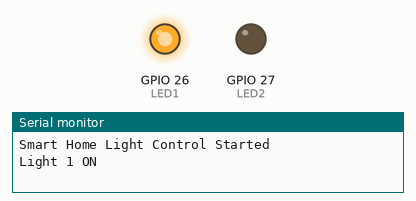
A sketch run on a simulated ESP32. On the bench: output pins drawn as LEDs (lit = HIGH), the last lines printed to the serial monitor.

Above: at 1.0 s.
At 5.0 s:
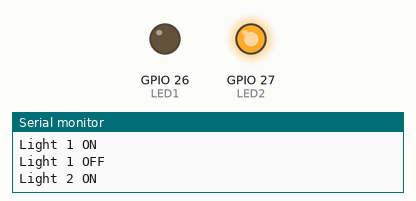
At 7.0 s:
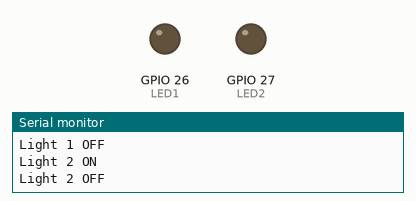
Timing chart, 0 to 10.4 s (numbered marks = the images above):
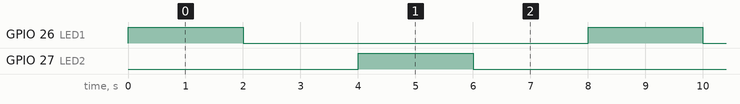

Measured:
- by itself, GPIO 26 (LED1), GPIO 27 (LED2): alternates HIGH for 2.0 s and LOW for 6.0 s
- by itself, everything shown: repeats every 8.0 s, in 4 steps

The sketch:

smart_home_light_control.ino
```cpp
// Smart Home Light Control
// Codtech Internship
// Intern: Harisri C M

const int LED1 = 26;
const int LED2 = 27;

bool led1State = false;
bool led2State = false;

void setup() {
  Serial.begin(115200);

  pinMode(LED1, OUTPUT);
  pinMode(LED2, OUTPUT);

  Serial.println("Smart Home Light Control Started");
}

void loop() {

  // LED 1 ON
  led1State = true;
  digitalWrite(LED1, HIGH);
  Serial.println("Light 1 ON");
  delay(2000);

  // LED 1 OFF
  led1State = false;
  digitalWrite(LED1, LOW);
  Serial.println("Light 1 OFF");
  delay(2000);

  // LED 2 ON
  led2State = true;
  digitalWrite(LED2, HIGH);
  Serial.println("Light 2 ON");
  delay(2000);

  // LED 2 OFF
  led2State = false;
  digitalWrite(LED2, LOW);
  Serial.println("Light 2 OFF");
  delay(2000);
}
```
